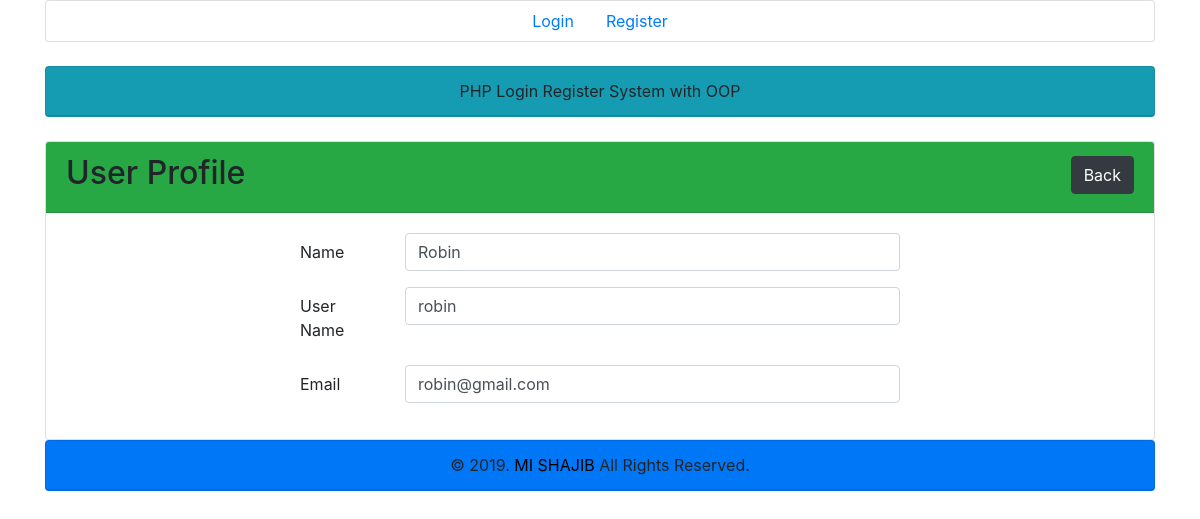
Screenshot of /profile.php?id=2 with the database file from the repository.
### tables this page shows
CREATE TABLE `userlist` (
  `id` int(11) NOT NULL,
  `name` varchar(255) DEFAULT NULL,
  `username` varchar(255) DEFAULT NULL,
  `email` varchar(255) DEFAULT NULL,
  `password` varchar(255) DEFAULT NULL
);

### lib/User.php (called while the page is built, shortened)
 <?php
require_once 'Database.php';
class User
{
    private $db;
    public function __construct()
    {
        $this->db = new Database();
    }
    public function getUserById($userId){
      $sql = "SELECT * FROM userlist WHERE id = :id LIMIT 1";
      $query = $this->db->pdo->prepare($sql);
      $query->bindValue(':id', $userId);
      $query->execute();
      $result = $query->fetch(PDO::FETCH_OBJ);
      return $result;
    }
}

### lib/Database.php (called while the page is built)
<?php
class Database{
    private $hostdb = "localhost";
    private $userdb = "root";
    private $passdb = "";
    private $namedb = "oop_lr";
    public $pdo;
    public function __construct()
    {
        if (!isset($this->pdo))
        {
            try{
                $link = new PDO("mysql:host=".$this->hostdb.";dbname=".$this->namedb, $this->userdb, $this->passdb);
                $link->setAttribute(PDO::ATTR_ERRMODE, PDO::ERRMODE_EXCEPTION);
                $link->exec("SET CHARACTER SET utf8");
                $this->pdo = $link;
            }catch(PDOException $e){
                die("Failed to Connect With Database ".$e->getMessage());
            }
        }
    }
}

### profile.php (the view, shortened to what this page needs)
<?php
  include 'lib/User.php';
  include 'inc/header.php';
  include 'inc/navbar.php';
?>
<?php
if (isset($_GET['id'])) {
      $userId = (int)$_GET['id'];
}
$user = new User();
 ?>
    <div class="container">
        <div class="row">
            <div class="col-md-12">
                <div class="card bg-info">
                    <div class="card-header text-center">
                        PHP Login Register System with OOP
                    </div>
                </div>
            </div>
        </div>
    </div>
    <br>
    <div class="container">
        <div class="row">
            <div class="col-md-12">
                <div class="card">
                    <div class="card-header bg-success">
                        <h2>User Profile <span class="float-right"><a class="btn btn-dark" href="index.php">Back</a></span></h2>
                    </div>
                    <div class="card-body">
                    <div style="max-width: 600px; margin: 0 auto;">
                        <?php
                            $userData = $user->getUserById($userId);
                            if ($userData) {
                         ?>
                        <form action="" method="POST">
                            <div class="form-group row">
                                <label for="name" class="col-sm-2 col-form-label">Name</label>
                                <div class="col-sm-10">
                                    <input type="text" name="name" class="form-control" id="name" placeholder="Name" value="<?php echo $userData->name; ?>" required>
                                </div>
                            </div>
                            <div class="form-group row">
                                <label for="username" class="col-sm-2 col-form-label">User Name</label>
                                <div class="col-sm-10">
                                    <input type="text" name="username" class="form-control" id="username" value="<?php echo $userData->username; ?>" placeholder="User Name" required>
                                </div>
                            </div>
                            <div class="form-group row">
                                <label for="email" class="col-sm-2 col-form-label">Email</label>
                                <div class="col-sm-10">
                                    <input type="email" name="email" class="form-control" value="<?php echo $userData->email; ?>" id="email" placeholder="Email" required>
                                </div>
                            </div>
                        </form>
                      <?php } ?>
                        </div>
                    </div>
                </div>
            </div>
        </div>
    </div>
<?php
include 'inc/footer.php';
?>

### rows the page displays
userlist: name "Robin", username "robin", email "robin@gmail.com"
